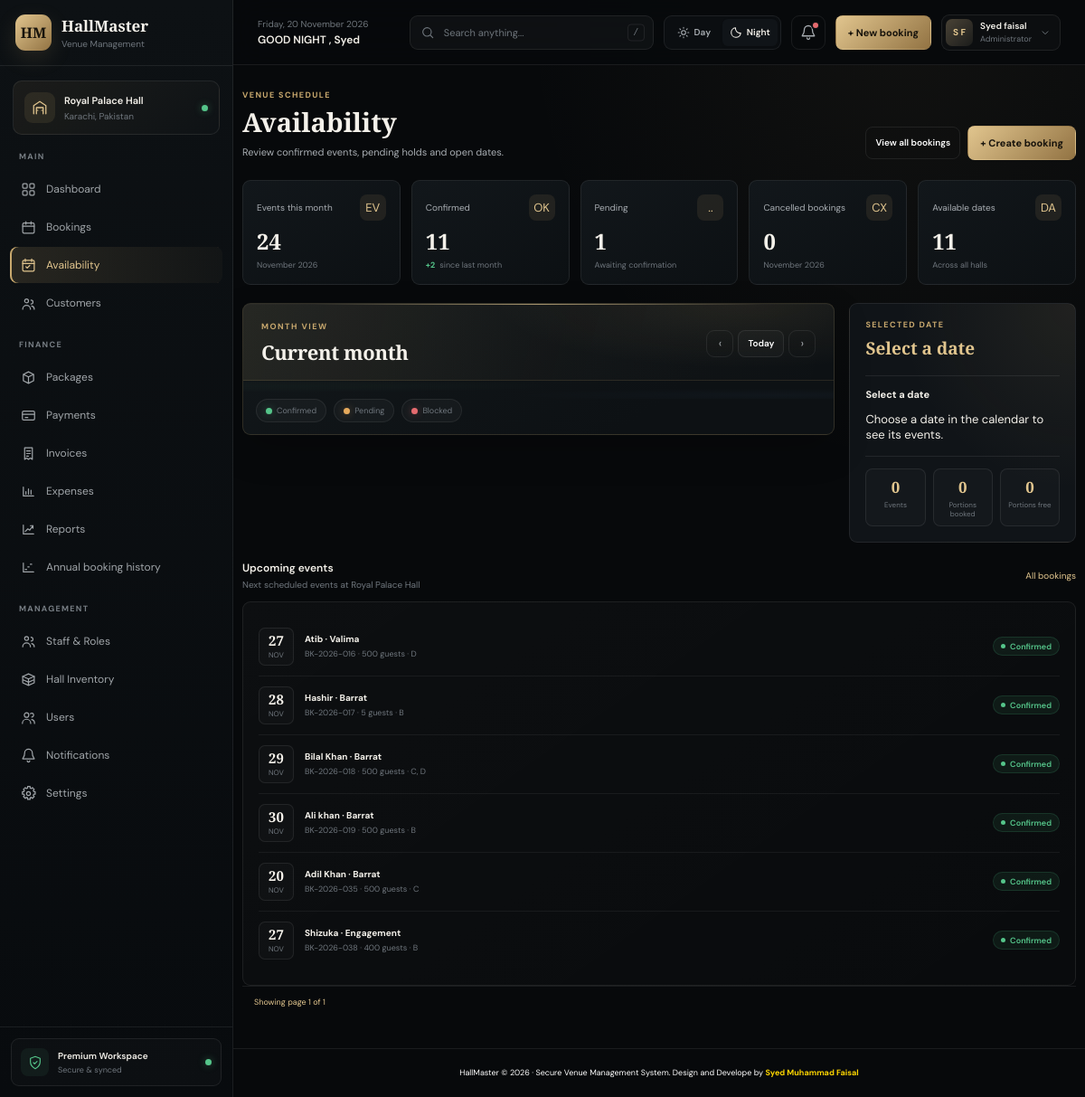
Page /availability/ (signed in) on the earlier database version.
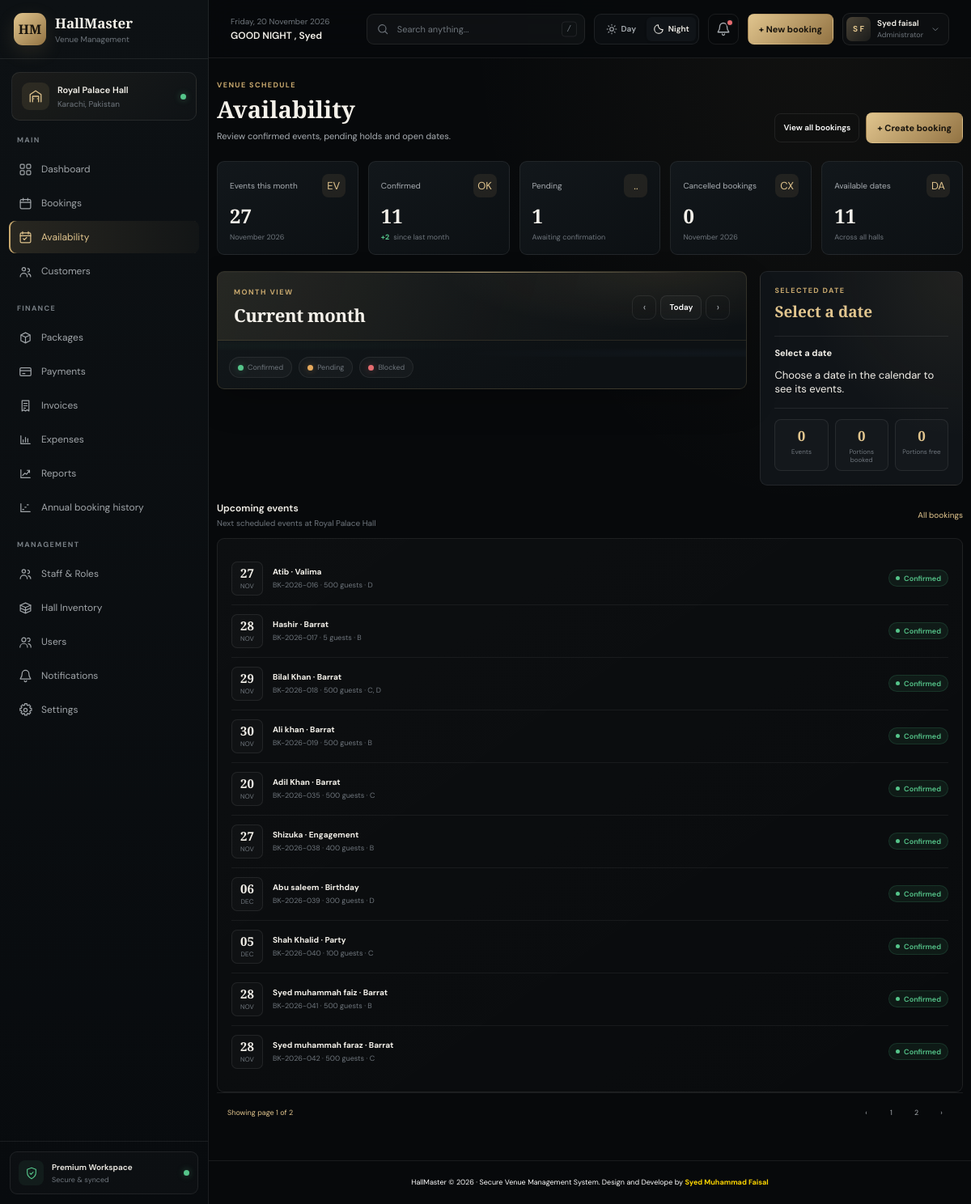
Same page on the later database version.
### hall_management/models.py (models this page shows, shortened)
class newbooking(models.Model):
    booking_id     = models.CharField(max_length=40 , primary_key=True, editable=False)
    created_at     = models.DateField(auto_now_add=True)
    customer_name  = models.CharField(max_length=100)
    phone_number   = models.CharField(max_length=12)
    nic_number     = models.CharField(max_length=15 , blank=True , default='NIC Not Provided')
    customer_email = models.EmailField()
    event_name     = models.CharField(max_length=100)
    event_type     = models.CharField(max_length=100)
    event_date     = models.DateField()
    event_guest    = models.IntegerField(null=False)
    event_hall     = models.ManyToManyField(Hall_portion , related_name='booked_halls')
    special_req    = models.CharField(max_length=500 , blank=True , default='No Special Requirements')
    hall_price     = models.IntegerField(null=False)
    status         = models.CharField(max_length=20)
    event_time     = models.CharField(max_length=8,
                                      choices=[('Day','Day'), ('Night','Night')],
                                      default = 'Night')
    payment_status = models.CharField(max_length=20 , default="Pending")
    service = models.CharField(max_length=20 , choices= [('Table Service','Table Service'), ('Buffet Service','Buffet Service')], default='Buffet Service')
    payment_method = models.CharField(max_length=20, choices=PAYMENT_METHOD_CHOICES, blank=True, default='')
    advance_amount = models.PositiveIntegerField(blank=True, null=True)

class Hall_portion(models.Model):
     portion_name = models.CharField(max_length=10 , null=False)
     portion_capacity = models.PositiveBigIntegerField()
     portion_status = models.CharField(max_length=20
                                       , choices=[('Active','Active'), ('Inactive','Inactive')], default='Active')

### hall_management/views.py (the view)
# urls.py: path('availability/' , Availability_view , name ="availability"),
@login_required(login_url='login')
def Availability_view(request):
    today = timezone.localdate()
    current_month = today.strftime('%B')
    current__month = today.month
    previous_month_date = today.replace(day=1) - timedelta(days=1)
    previous_month = previous_month_date.month
    previous__month = previous_month_date.strftime('%B')
    current_year = today.year
    previous_year = current_year - 1
    status_confirmed = ['confirmed', 'Confirmed', 'confirm', 'Confirm' , 'Comfirmed']
    status_advance = ['advance', 'Advance']
    status_pending = ['Pending', 'pending','unpaid','not paid' , 'Unpaid','Notpaid']
    status_cancelled = ['cancelled', 'Cancelled', 'Cancel', 'Cancel']
    upcoming_events = newbooking.objects.filter(event_date__gte = today).all()
    paginator = Paginator(upcoming_events , 10)
    page_number = request.GET.get('page')
    page_obj = paginator.get_page(page_number)
    event_month = newbooking.objects.filter(event_date__month=current__month, event_date__year=current_year).count()
    confirmed_event_month = newbooking.objects.filter(event_date__month=current__month, event_date__year=current_year, status__in=status_confirmed).count()
    pending_event_month = newbooking.objects.filter(event_date__month=current__month, event_date__year=current_year, status__in=status_pending).count()
    cancelled_event_month = newbooking.objects.filter(event_date__month=current__month, event_date__year=current_year, status__in=status_cancelled).count()
    month_start = today.replace(day=1)
    next_month = (month_start + timedelta(days=32)).replace(day=1)
    active_portion_ids = set(
        Hall_portion.objects.filter(portion_status__iexact='Active').values_list('pk', flat=True)
    )
    booked_portions_by_date = {}
    if active_portion_ids:
        active_bookings = (
            newbooking.objects.filter(
                event_date__gte=today,
                event_date__lt=next_month,
                event_hall__portion_status__iexact='Active',
            )
            .exclude(
                Q(status__iexact='cancel')
                | Q(status__iexact='cancelled')
                | Q(status__iexact='canceled')
            )
            .values_list('event_date', 'event_hall__pk')
        )
        for event_date, portion_id in active_bookings:
            booked_portions_by_date.setdefault(event_date, set()).add(portion_id)
    available_dates = sum(
        1
        for day_offset in range((next_month - today).days)
        if active_portion_ids.difference(
            booked_portions_by_date.get(today + timedelta(days=day_offset), set())
        )
    )
    context = {
        'current_month': current_month,
        'previous_month': previous__month,
        'current_year': current_year,
        'previous_year': previous_year,
        'event_month': event_month,
        'confirmed_event_month': confirmed_event_month,
        'pending_event_month': pending_event_month,
        'cancelled_event_month': cancelled_event_month,
        'available_dates': available_dates,
        'calendar_portions': list(Hall_portion.objects.order_by('portion_name').values('id', 'portion_name')),
        'page_obj':page_obj,
    }
    return render(request , 'availability.html' , context)

### hall_management/context_processors.py (called while the page is built)
def greeting_context(request):
    hour = timezone.localtime().hour
    if 5 <= hour < 12:
        greeting = "GOOD MORNING"
    elif 12 <= hour < 18:
        greeting = "GOOD AFTERNOON"
    elif 18 <= hour < 21:
        greeting = "GOOD EVENING"
    else:
        greeting = "GOOD NIGHT"
    return {"greeting": greeting}

### hall_management/templates/availability.html (shortened to what the changed rows need)
{% extends "base.html" %}
{% load static %}
{% block page_content %}
    <header class="page-heading">
        <div>
            <h1>Availability</h1>
        </div>
    </header>
    <section class="stats-grid availability-stats-grid" aria-label="Availability summary">
        <article class="stat-card">
            <div class="stat-top">
                <span class="stat-label">Events this month</span>
                <span class="stat-icon" aria-hidden="true">EV</span>
            </div>
            <strong class="stat-value">{{ event_month }}</strong>
            <div class="stat-foot">{{ current_month }} {{ current_year }}</div>
        </article>
    </section>
    <section
        class="section availability-layout"
        aria-label="Calendar and selected date"
    >
        <aside class="panel panel-pad day-detail" aria-labelledby="selected-date-title">
            <h2 id="selected-date-title">Select a date</h2>
        </aside>
    </section>
    <section class="section" id="upcoming-events" aria-labelledby="upcoming-title">
        <div class="section-head">
            <div>
                <h2 id="upcoming-title">Upcoming events</h2>
            </div>
        </div>
        <div class="panel panel-pad booking-list">
            {% for upcoming in page_obj %}
            <article class="booking-row">
                <span class="date-tile"><strong>{{ upcoming.event_date|date:"d" }}</strong><span>{{ upcoming.event_date|date:"b" }}</span></span>
                <span class="booking-row-copy">
                    <strong>{{ upcoming.customer_name }} · {{ upcoming.event_name }}</strong>
                    <span>{{ upcoming.booking_id }} · {{ upcoming.event_guest }} guests ·
                        {% for hall in upcoming.event_hall.all %}
                         {{ hall.portion_name }}{% if not forloop.last %}, {% endif %}
                         {% empty %}
                         No hall selected
                         {% endfor %}</span>
                </span>
                <span class="status confirmed">Confirmed</span>
            </article>
            {% empty %}
            <p class="text-center" style="min-height: 120px; display: grid; place-items: center; margin: 0; color: var(--gold-light);">No upcoming bookings.</p>
            {% endfor %}
        </div>
        {% if page_obj.paginator.count %}
        <div class="table-footer">
            <span>
                Showing page {{ page_obj.number }} of {{ page_obj.paginator.num_pages }}
            </span>
            {% if page_obj.paginator.num_pages > 1 %}
            <nav class="pagination" aria-label="Upcoming event pages">
                {% if page_obj.has_previous %}
                <a href="?page={{ page_obj.previous_page_number }}#upcoming-events" aria-label="Previous page">&#8249;</a>
                {% else %}
                <span aria-disabled="true" aria-label="Previous page">&#8249;</span>
                {% endif %}
                <a href="?page=1#upcoming-events" {% if page_obj.number == 1 %}class="active" aria-current="page"{% endif %}>1</a>
                {% if page_obj.paginator.num_pages > 1 %}
                <a href="?page={{ page_obj.paginator.num_pages }}#upcoming-events" {% if page_obj.number == page_obj.paginator.num_pages %}class="active" aria-current="page"{% endif %}>{{ page_obj.paginator.num_pages }}</a>
                {% endif %}
                {% if page_obj.has_next %}
                <a href="?page={{ page_obj.next_page_number }}#upcoming-events" aria-label="Next page">&#8250;</a>
                {% else %}
                <span aria-disabled="true" aria-label="Next page">&#8250;</span>
                {% endif %}
            </nav>
            {% endif %}
        </div>
        {% endif %}
    </section>
{% endblock %}

Differences in the rows shown:
added newbooking: event_date "06", event_date "DEC", customer_name "Abu saleem", event_name "Birthday", booking_id "BK-2026-039", event_guest "300", Hall_portion (portion_name "D")
added newbooking: event_date "05", event_date "DEC", customer_name "Shah Khalid", event_name "Party", booking_id "BK-2026-040", event_guest "100", Hall_portion (portion_name "C")
added newbooking: event_date "28", event_date "NOV", customer_name "Syed muhammah faiz", event_name "Barrat", booking_id "BK-2026-041", event_guest "500", Hall_portion (portion_name "B")
added newbooking: event_date "28", event_date "NOV", customer_name "Syed muhammah faraz", event_name "Barrat", booking_id "BK-2026-042", event_guest "500", Hall_portion (portion_name "C")
Other differences:
{{ event_month }}: "24" → "27"
{{ page_obj.paginator.num_pages }}: "1" → "2"
{{ page_obj.paginator.num_pages }}: (not shown) → "2"
text now shown: "‹ 1 ›"
